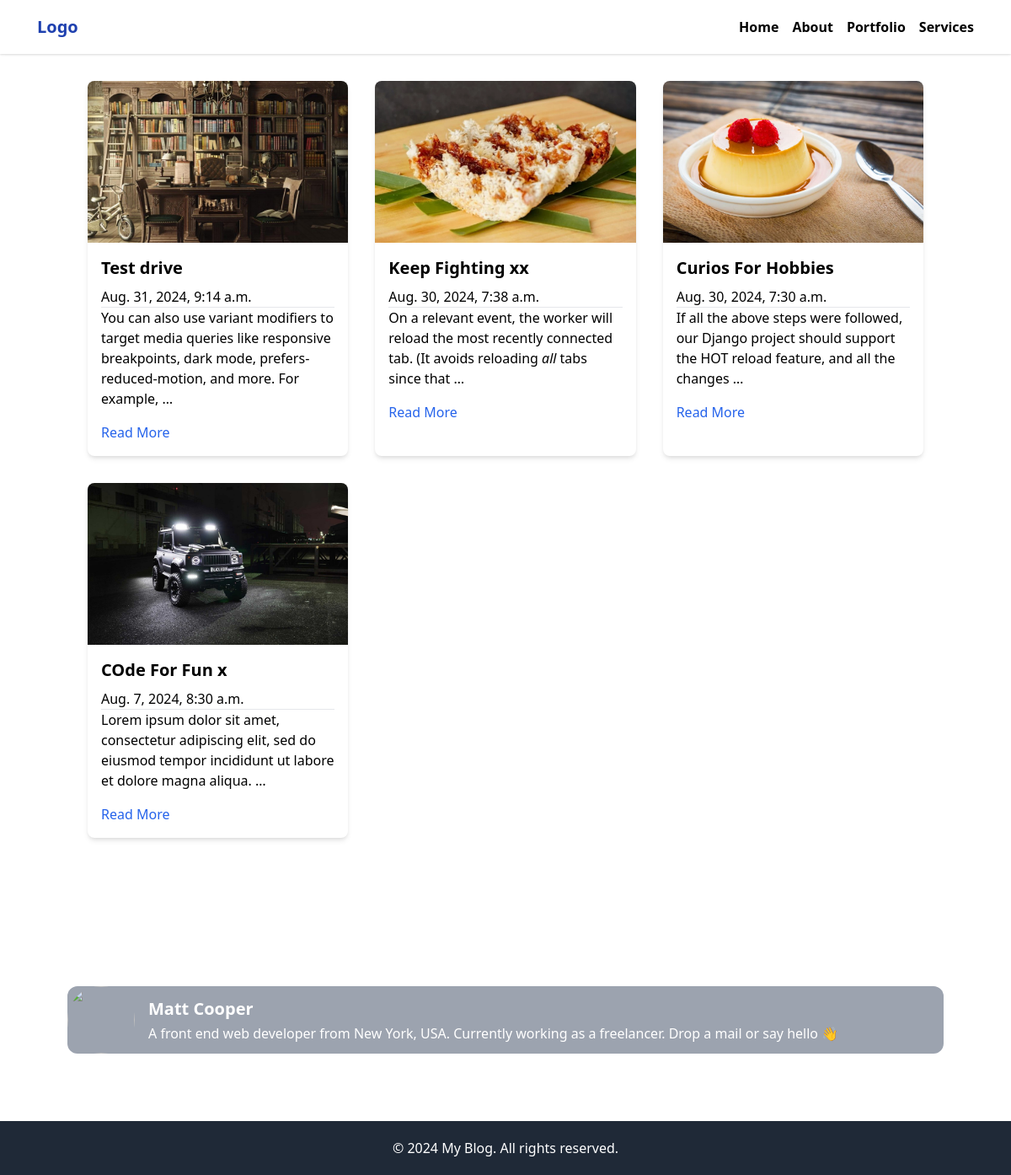
The page / on the database its author committed.
### blog/models.py (models this page shows, shortened)
class Articles(models.Model):
    title = models.CharField(max_length=255,unique=True)
    author = models.ForeignKey(get_user_model(), on_delete=models.CASCADE)
    slug = AutoSlugField(populate_from='title',unique=True,unique_for_date='published')
    content = CKEditor5Field('Content', config_name='extends')
    created = models.DateTimeField(auto_now_add=True)
    updated = models.DateTimeField(auto_now=True)
    published = models.DateTimeField(default=timezone.now)
    image = models.ImageField(upload_to='berita/',default='logo.png',null=True)
    imagecaption = models.CharField(max_length=255,null=True,default='None')
    status = models.IntegerField(choices=STATUS, default=0)
    objects = models.Manager()
    publishedx = PublishedManager()
    tags = TaggableManager()
    class Meta:
        ordering = ['-published']

### blog/views.py (the view)
# urls.py: path('',HomeView.as_view(),name='home'),
class HomeView(ListView):
    model = Articles
    queryset = Articles.objects.filter(status=1).order_by('-published')
    context_object_name = 'articles'
    paginate_by = 4
    template_name = 'home.html'

### blog/templates/home.html
{% extends 'base.html' %}
{% block content %}
{% include 'contentx.html' %}
{% endblock content %}

### blog/templates/base.html (shortened to what this page needs)
{% load static %}
{% load blog_tags %}
{% load django_browser_reload %}
<!DOCTYPE html>
<html lang="en">
<head>
    <link href="https://cdn.jsdelivr.net/npm/tailwindcss@2.2.19/dist/tailwind.min.css" rel="stylesheet">
</head>
<body class="bg-white font-sans leading-normal tracking-normal">
{% include 'header.html' %}
{% block content %}
{% endblock content %}
{% include 'footer.html' %}
</body>
</html>

### blog/templates/header.html (shortened to what this page needs)
  <header class="navbar fixed top-0 p-3 left-0 w-full bg-white shadow z-50">
        <div class="max-w-7xl mx-auto px-4 sm:px-6 lg:px-8">
            <div class="flex justify-between h-10">
                <div class="flex-shrink-0 flex items-center">
                    <a href="#" class="text-xl font-bold text-blue-800">Logo</a>
                </div>
                <div class="flex space-x-4 items-center">
                    <a href="{% url 'home' %}" class="text-black font-bold hover:text-blue-800">Home</a>
                    <a href="#" class="text-black font-bold hover:text-blue-800">About</a>
                    <a href="{% url 'contact' %}" class="text-black font-bold hover:text-blue-800">Portfolio</a>
                    <div class="relative group">
                        <button class="text-black font-bold hover:text-blue-800 focus:outline-none">
                            <span>Services</span>
                        </button>
                    </div>
                </div>
            </div>
        </div>
    </header>

### blog/templates/contentx.html (shortened to what this page needs)
{% load blog_tags %} {% load hitcount_tags %}
     <main class="container mx-auto my-8 p-4 mt-20">
        <div class="grid grid-cols-1 md:grid-cols-2 lg:grid-cols-3 gap-8">
          {% for articles in object_list %}
          <article class="bg-white shadow-md rounded-lg overflow-hidden">
            <img
              src="{{ articles.image.url }}"
              alt="Article Image"
              class="w-full h-48 object-cover"
            />
            <div class="p-4">
              <h2 class="text-xl font-bold mb-2">{{ articles.title }}</h2>
              <div class="decoration-gray-500">
                <ul>
                    <li class="decoration-gray-500"> {{ articles.published }}</li>
                </ul>
                    <hr>
            </div>
              <p class="text-gray-700">
                {{ articles.content | safe | truncatewords:20}}
              </p>
              <a
                href="#"
                class="text-blue-600 hover:underline mt-4 inline-block"
                >Read More</a
              >
            </div>
          </article>
          {% endfor %}
        </div>
    </main>

### blog/templates/footer.html
 <div class="profile bg-gray-400 rounded-xl text-white mx-auto flex items-center">
    <img src="https://images.pexels.com/photos/220453/pexels-photo-220453.jpeg?auto=compress&cs=tinysrgb&dpr=2&w=80" alt="" class="profile-img" />
    <div>
      <h3>Matt Cooper</h3>
      <p>A front end web developer from New York, USA. Currently working as a freelancer. Drop a mail or say hello 👋</p>
    </div>
  </div>
<footer class="bg-gray-800">
    <div class="flex flex-wrap text-white">
        <div class="w-full p-5 text-center">
            &copy; 2024 My Blog. All rights reserved.
        </div>
    </div>
</footer>

### blog/templates/base.html (style rules this page uses)
.navbar { transition: all 0.2s ease-in-out; }
.profile { margin: 5rem; margin-top:10rem; }
.profile img { margin-right: 1rem; }
.profile img { height: 5rem; }
.profile img { width: 5rem; }
.profile img { border-radius: 9999px; }
.profile img { object-fit: cover; }
.profile h3 { font-size: 1.25rem; line-height: 1.75rem; }
.profile h3 { font-weight: 700; }
.profile p { margin-top: 0.25rem; }
.profile p { line-height: 1.375; }

### rows shown on the page
Articles: image (picture), title "Test drive", published "Aug. 31, 2024, 9:14 a.m.", content "You can also use variant modifiers to target media queries like responsive breakpoints, dark mode, prefers-reduced-motion, and more. For example, …"
Articles: image (picture), title "Keep Fighting xx", published "Aug. 30, 2024, 7:38 a.m.", content "On a relevant event, the worker will reload the most recently connected tab. (It avoids reloading all tabs since that …"
Articles: image (picture), title "Curios For Hobbies", published "Aug. 30, 2024, 7:30 a.m.", content "If all the above steps were followed, our Django project should support the HOT reload feature, and all the changes …"
Articles: image (picture), title "COde For Fun x", published "Aug. 7, 2024, 8:30 a.m.", content "Lorem ipsum dolor sit amet, consectetur adipiscing elit, sed do eiusmod tempor incididunt ut labore et dolore magna aliqua. …"
